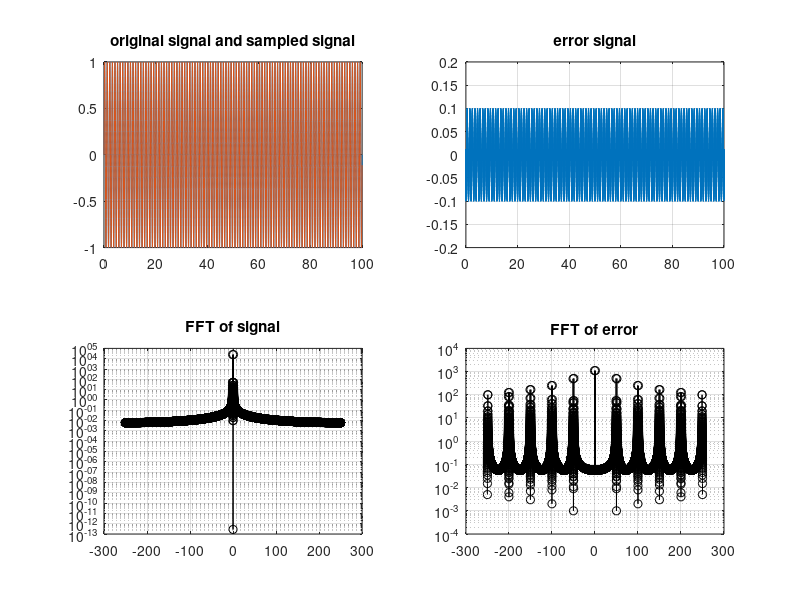

MATLAB code for this plot:
s=tf('s');
flp=5;
fsampl=10;
fsig=1;

T_LP=1/(1+s/(2*pi*flp));

N=100
ts=linspace(0,N*1/fsig,N*500)';
xs=sin(2*pi*fsig*ts);
xs_sampled=zeros(length(xs)-1,1)

mod=fsampl/fsig;
for i=1:1:length(xs_sampled)
    index=uint16(floor(i/mod)*mod)+1;
    xs_sampled(i)=xs(index);
end

error=xs_sampled-xs(1:end-1);
xs_fft=fft(xs);
error_fft=fft(error);

figure(1);
subplot(2,2,1);
plot(ts,xs);
title("original signal and sampled signal")
grid();
hold on
plot(ts(1:end-1),xs_sampled);
subplot(2,2,2);
plot(ts(1:end-1),error);
title("error signal")
grid;

subplot(2,2,3);
semilogy(fsig/N*(-length(xs_fft)/2:1:length(xs_fft)/2-1),abs(fftshift(xs_fft)),"o-","color","black");
title("FFT of signal")
grid()
subplot(2,2,4);
semilogy(fsig/N*(-length(error_fft)/2:1:length(error_fft)/2-1),abs(fftshift(error_fft)),"o-","color","black");
grid()
title("FFT of error")